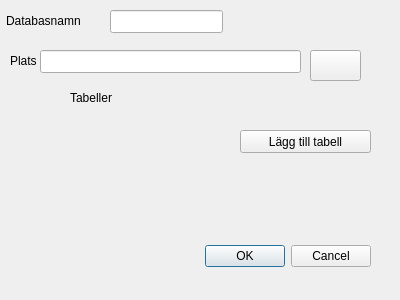
<?xml version="1.0" encoding="UTF-8"?>
<ui version="4.0">
 <class>StartWindow</class>
 <widget class="QDialog" name="StartWindow">
  <property name="geometry">
   <rect>
    <x>0</x>
    <y>0</y>
    <width>400</width>
    <height>300</height>
   </rect>
  </property>
  <property name="windowTitle">
   <string>Dialog</string>
  </property>
  <widget class="QDialogButtonBox" name="buttonBox">
   <property name="geometry">
    <rect>
     <x>30</x>
     <y>240</y>
     <width>341</width>
     <height>32</height>
    </rect>
   </property>
   <property name="orientation">
    <enum>Qt::Horizontal</enum>
   </property>
   <property name="standardButtons">
    <set>QDialogButtonBox::Cancel|QDialogButtonBox::Ok</set>
   </property>
  </widget>
  <widget class="QLabel" name="label">
   <property name="geometry">
    <rect>
     <x>6</x>
     <y>10</y>
     <width>91</width>
     <height>21</height>
    </rect>
   </property>
   <property name="text">
    <string>Databasnamn</string>
   </property>
  </widget>
  <widget class="QLineEdit" name="lineEdit">
   <property name="geometry">
    <rect>
     <x>110</x>
     <y>10</y>
     <width>113</width>
     <height>23</height>
    </rect>
   </property>
  </widget>
  <widget class="QPushButton" name="pushButton">
   <property name="geometry">
    <rect>
     <x>240</x>
     <y>130</y>
     <width>131</width>
     <height>23</height>
    </rect>
   </property>
   <property name="text">
    <string>Lägg till tabell</string>
   </property>
  </widget>
  <widget class="QLabel" name="label_2">
   <property name="geometry">
    <rect>
     <x>70</x>
     <y>90</y>
     <width>57</width>
     <height>15</height>
    </rect>
   </property>
   <property name="text">
    <string>Tabeller</string>
   </property>
  </widget>
  <widget class="QLineEdit" name="lineEdit_2">
   <property name="geometry">
    <rect>
     <x>40</x>
     <y>50</y>
     <width>261</width>
     <height>23</height>
    </rect>
   </property>
   <property name="styleSheet">
    <string notr="true">border-color: rgb(187, 92, 255);</string>
   </property>
  </widget>
  <widget class="QLabel" name="label_3">
   <property name="geometry">
    <rect>
     <x>10</x>
     <y>50</y>
     <width>31</width>
     <height>21</height>
    </rect>
   </property>
   <property name="text">
    <string>Plats</string>
   </property>
  </widget>
  <widget class="QPushButton" name="pushButton_2">
   <property name="geometry">
    <rect>
     <x>310</x>
     <y>50</y>
     <width>51</width>
     <height>31</height>
    </rect>
   </property>
   <property name="text">
    <string/>
   </property>
   <property name="icon">
    <iconset>
     <selectedon>../../../../../usr/share/icons/breeze/actions/16/document-open-folder.svg</selectedon>
    </iconset>
   </property>
  </widget>
  <widget class="QWidget" name="widget" native="true">
   <property name="geometry">
    <rect>
     <x>60</x>
     <y>110</y>
     <width>171</width>
     <height>131</height>
    </rect>
   </property>
   <widget class="QWidget" name="verticalLayoutWidget">
    <property name="geometry">
     <rect>
      <x>0</x>
      <y>0</y>
      <width>171</width>
      <height>131</height>
     </rect>
    </property>
    <layout class="QVBoxLayout" name="verticalLayout">
     <item>
      <spacer name="verticalSpacer">
       <property name="orientation">
        <enum>Qt::Vertical</enum>
       </property>
       <property name="sizeHint" stdset="0">
        <size>
         <width>20</width>
         <height>40</height>
        </size>
       </property>
      </spacer>
     </item>
    </layout>
   </widget>
  </widget>
 </widget>
 <resources/>
 <connections>
  <connection>
   <sender>buttonBox</sender>
   <signal>accepted()</signal>
   <receiver>StartWindow</receiver>
   <slot>accept()</slot>
   <hints>
    <hint type="sourcelabel">
     <x>248</x>
     <y>254</y>
    </hint>
    <hint type="destinationlabel">
     <x>157</x>
     <y>274</y>
    </hint>
   </hints>
  </connection>
  <connection>
   <sender>buttonBox</sender>
   <signal>rejected()</signal>
   <receiver>StartWindow</receiver>
   <slot>reject()</slot>
   <hints>
    <hint type="sourcelabel">
     <x>316</x>
     <y>260</y>
    </hint>
    <hint type="destinationlabel">
     <x>286</x>
     <y>274</y>
    </hint>
   </hints>
  </connection>
 </connections>
</ui>
